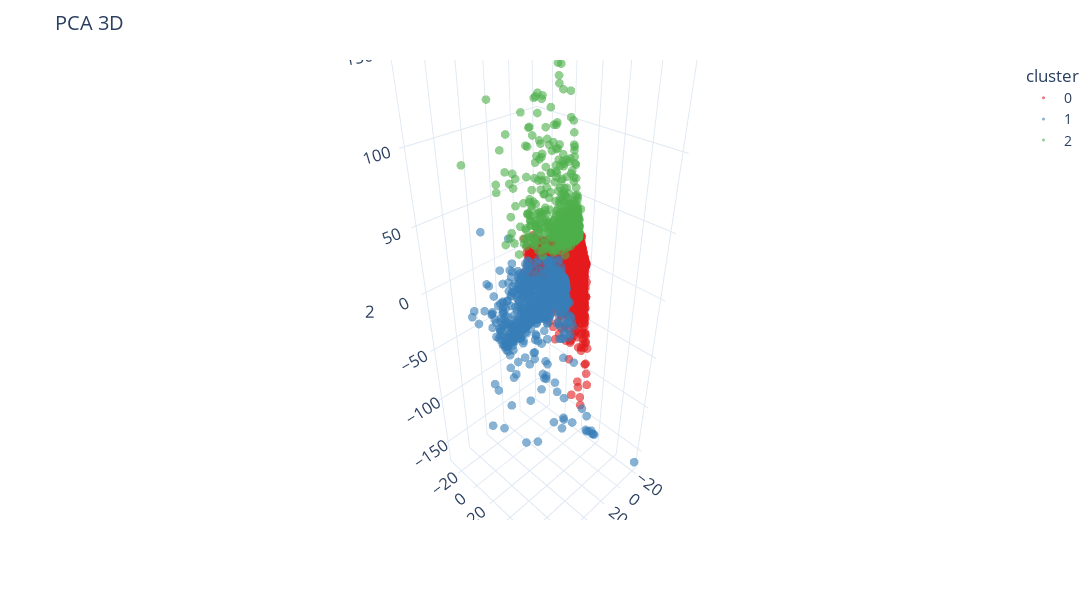

The notebook cell this image was saved under:
### Code cell
plot_results2(clustered)

### Figure 1 — Plotly figure (JSON) as saved in the notebook; plotly's stock layout.template omitted (floating-point values rounded to 4 significant figures; data arrays with more than 128 entries replaced by an {"elided": "..."} marker saying what was removed)
{"data": [{"hovertemplate": "cluster=0<br>0=%{x}<br>1=%{y}<br>2=%{z}<extra></extra>", "legendgroup": "0", "marker": {"color": "rgb(228,26,28)", "opacity": 0.6, "size": 3, "symbol": "circle"}, "mode": "markers", "name": "0", "scene": "scene", "showlegend": true, "type": "scatter3d", "x": {"elided": "23995 float values"}, "y": {"elided": "23995 float values"}, "z": {"elided": "23995 float values"}}, {"hovertemplate": "cluster=1<br>0=%{x}<br>1=%{y}<br>2=%{z}<extra></extra>", "legendgroup": "1", "marker": {"color": "rgb(55,126,184)", "opacity": 0.6, "size": 3, "symbol": "circle"}, "mode": "markers", "name": "1", "scene": "scene", "showlegend": true, "type": "scatter3d", "x": {"elided": "1226 float values"}, "y": {"elided": "1226 float values"}, "z": {"elided": "1226 float values"}}, {"hovertemplate": "cluster=2<br>0=%{x}<br>1=%{y}<br>2=%{z}<extra></extra>", "legendgroup": "2", "marker": {"color": "rgb(77,175,74)", "opacity": 0.6, "size": 3, "symbol": "circle"}, "mode": "markers", "name": "2", "scene": "scene", "showlegend": true, "type": "scatter3d", "x": {"elided": "505 float values"}, "y": {"elided": "505 float values"}, "z": {"elided": "505 float values"}}], "layout": {"font": {"size": 14}, "height": 600, "legend": {"title": {"text": "cluster"}, "tracegroupgap": 0}, "margin": {"t": 60}, "scene": {"domain": {"x": [0, 1], "y": [0, 1]}, "xaxis": {"title": {"text": "0"}}, "yaxis": {"title": {"text": "1"}}, "zaxis": {"title": {"text": "2"}}}, "title": {"text": "PCA 3D"}, "width": 1200}}
